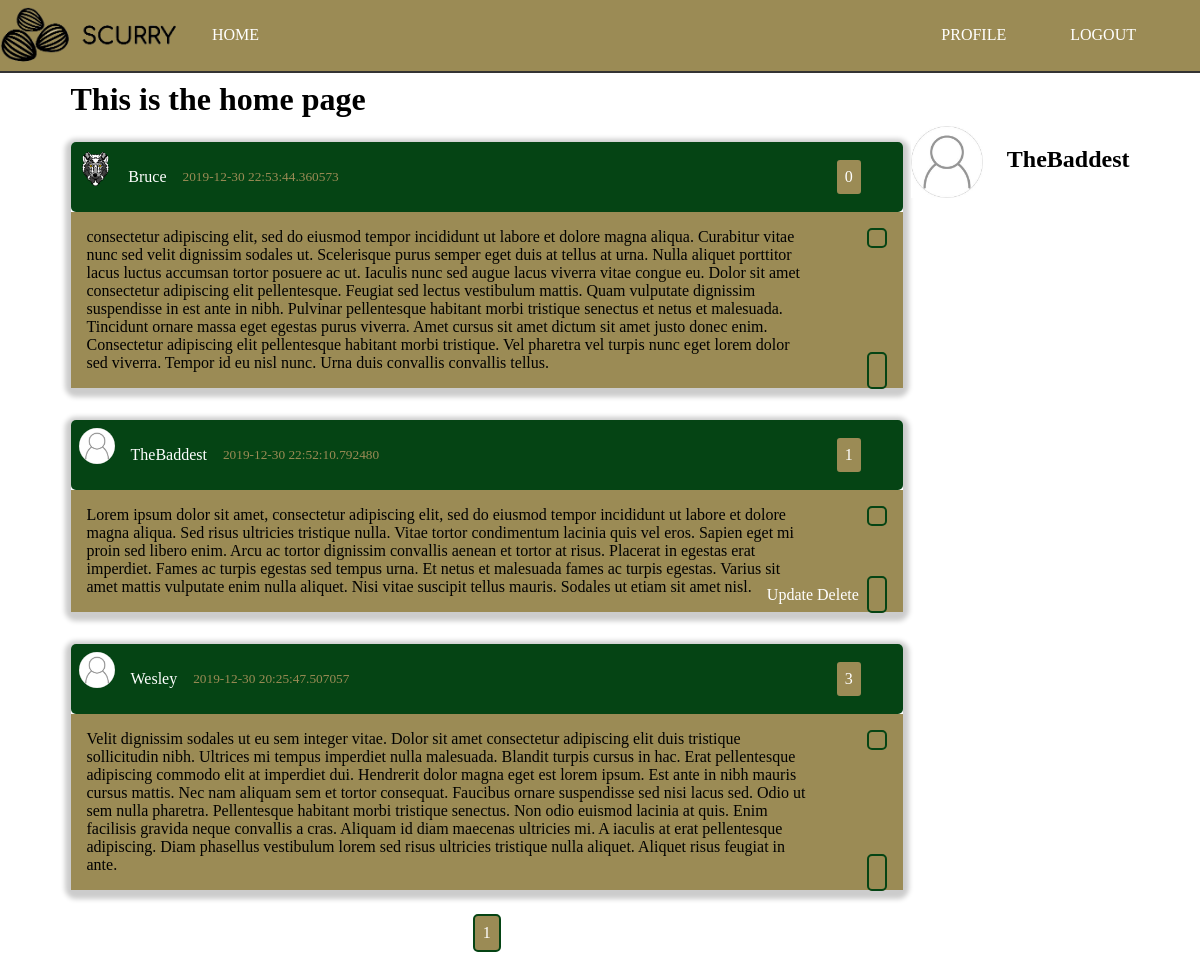
The app's page /home (signed in) with its own data.
### scurry/models.py (models this page shows, shortened)
class Post(db.Model):
    id = db.Column(db.Integer, primary_key=True)
    content = db.Column(db.Text, nullable=False)
    date_posted = db.Column(db.DateTime, nullable=False, default=datetime.utcnow)
    user_id = db.Column(db.Integer, db.ForeignKey('user.id'), nullable=False)
    likes = db.relationship('PostLike', backref='post', lazy='dynamic')

class User(db.Model, UserMixin):
    id = db.Column(db.Integer, primary_key=True)
    username = db.Column(db.String(20), unique=True, nullable=False)
    email = db.Column(db.String(120), unique=True, nullable=False)
    image_file = db.Column(db.String(20), nullable=False, default='noprofile.jpg')
    password = db.Column(db.String(60), nullable=False)
    posts = db.relationship('Post', backref='author', lazy=True)
    liked = db.relationship(
        'PostLike',
        foreign_keys='PostLike.user_id',
        backref='user', lazy='dynamic')

### scurry/main/routes.py (the view)
@main.route('/')
@main.route('/home')
def index():
    form = PostForm()
    page = request.args.get('page', 1, type=int)
    posts = Post.query.order_by(Post.date_posted.desc()).paginate(page=page, per_page=5)
    return render_template('home.html', title='Home', posts=posts, form=form)

### scurry/models.py (called while the page is built)
@login_manager.user_loader
def load_user(user_id):
    return User.query.get(int(user_id))

### scurry/templates/home.html (shortened to what this page needs)
{% extends "layout.html" %}
{% block content %}
    <div class="container" id="home">
        <h1 class="page-header">This is the home page</h1>
        <div class="posts-container">
            {%  for post in posts.items %}
                <article class="article-post shadow">
                    <div class="post-head">
                        <img src="{{ url_for('static', filename='images/' + post.author.image_file) }}" alt="user photo" class="article-img">
                        <div class="post-metadata">
                            <a class="post-author" href="{{ url_for('users.user_posts', username=post.author.username) }}">{{ post.author.username }}</a>
                            <small>{{ post.date_posted }}</small>
                            <p class="btn right">
                                {{ post.likes.count() }}
                            </p>
                        </div>
                    </div>
                    <div class="post-body">
                        <p class="post-content">{{ post.content }}</p>
                        <div class="post-buttons">
                            {% if current_user.username == post.author.username %}
                                <a href="{{ url_for('posts.update_post', post_id=post.id) }}" class="btn-link">Update</a>
                                <a href="{{ url_for('posts.delete_post', post_id=post.id) }}" class="btn-link">Delete</a>
                            {% endif %}
                            <a href="{{ url_for('posts.like_action', post_id=post.id, action='like') }}" class="btn like-btn"></a>
                        </div>
                        <ion-icon class="btn share-btn" name="share-alt"></ion-icon>
                    </div>
                </article>
            {% endfor %}
            <div class="pagination">
                {% for page_num in posts.iter_pages() %}
                    {% if page_num %}
                        <a class="btn btn-info" href="{{ url_for('main.index', page=page_num) }}">{{ page_num }}</a>
                    {% else %}
                        ...
                    {% endif %}
                {% endfor %}
            </div>
        </div>
        <div class="sidebar">
            <div class="sidebar-user-info">
                <img src="{{ url_for('static', filename='images/' + current_user.image_file) }}" alt="user photo" class="sidebar-img">
                <h2>{{ current_user.username }}</h2>
            </div>
            </div>
        </div>
{% endblock content %}

### scurry/static/style.css (style rules this page uses)
*, *::before, *::after { margin: 0; padding: 0; box-sizing: border-box; }
html { --main-color: #054414; --accent-color: #9b8b55; }
body { background-size: cover; }
a { text-decoration: none; color: #ffffff; transition: color .4s ease; }
.container { margin: auto; padding: .5rem; }
.shadow { -webkit-box-shadow: 0px 3px 5px 6px #ccc; -moz-box-shadow: 0px 3px 5px 6px #ccc; box-shadow: 0px 3px 5px 6px #ccc; }
.btn { margin: .5rem; padding: .5rem; background: var(--accent-color); border: 2px solid var(--main-color); border-radius: 5px; color: #fff; cursor: pointer; }
.pagination { display: flex; justify-content: center; align-items: center; }
.right { margin-left: auto; margin-right: 2rem; }
#home { max-width: 1075px; height: 100%; display: grid; grid-template: 'hed hed hed hed' 'main main main side' 'main main main side' 'main main main side'; grid-gap: .5rem; }
.sidebar { grid-area: side; }
.posts-container { grid-area: main; display: flex; flex-direction: column; justify-content: center; align-items: center; color: #ffffff; }
.article-post { width: 100%; margin: 1rem; border-radius: 5px; }
.post-head { padding: .5rem; width: 100%; background: var(--main-color); color: var(--accent-color); display: flex; border-radius: 5px; }
.post-author { color: #ffffff; margin-right: 1rem; }
.post-metadata { margin-left: 1rem; width: 100%; display: flex; justify-content: center; align-items: center; }
.article-img { width: 36px; height: 36px; object-fit: contain; border-radius: 50%; }
.post-body { padding: 1rem; width: 100%; background: var(--accent-color); color: black; position: relative; }
.post-content { width: 90%; }
.post-buttons { position: absolute; right: .5rem; bottom: .5rem; }
.share-btn { position: absolute; top: .5rem; right: .5rem; }
.sidebar { width: 100%; }
.sidebar-user-info { display: flex; justify-content: center; align-items: flex-start; }
.sidebar-user-info > h2 { margin: 1.3rem 0 0 1.5rem; }
.sidebar-img { height: 72px; width: 72px; object-fit: cover; }

### records on screen
Post: image_file (picture), author.username "Bruce", date_posted "2019-12-30 22:53:44.360573", likes.count "0", content "consectetur adipiscing elit, sed do eiusmod tempor incididunt ut labore et dolore magna aliqua. Curabitur vitae nunc sed velit dignissim sodales ut. Scelerisque purus semper eget duis at tellus at urna. Nulla aliquet porttitor lacus luctus accumsan tortor posuere ac ut. Iaculis nunc sed augue lacus viverra vitae congue eu. Dolor sit amet consectetur adipiscing elit pellentesque. Feugiat sed lectus vestibulum mattis. Quam vulputate dignissim suspendisse in est ante in nibh. Pulvinar pellentesque habitant morbi tristique senectus et netus et malesuada. Tincidunt ornare massa eget egestas purus viverra. Amet cursus sit amet dictum sit amet justo donec enim. Consectetur adipiscing elit…"
Post: image_file (picture), author.username "TheBaddest", date_posted "2019-12-30 22:52:10.792480", likes.count "1", content "Lorem ipsum dolor sit amet, consectetur adipiscing elit, sed do eiusmod tempor incididunt ut labore et dolore magna aliqua. Sed risus ultricies tristique nulla. Vitae tortor condimentum lacinia quis vel eros. Sapien eget mi proin sed libero enim. Arcu ac tortor dignissim convallis aenean et tortor at risus. Placerat in egestas erat imperdiet. Fames ac turpis egestas sed tempus urna. Et netus et malesuada fames ac turpis egestas. Varius sit amet mattis vulputate enim nulla aliquet. Nisi vitae suscipit tellus mauris. Sodales ut etiam sit amet nisl."
Post: image_file (picture), author.username "Wesley", date_posted "2019-12-30 20:25:47.507057", likes.count "3", content "Velit dignissim sodales ut eu sem integer vitae. Dolor sit amet consectetur adipiscing elit duis tristique sollicitudin nibh. Ultrices mi tempus imperdiet nulla malesuada. Blandit turpis cursus in hac. Erat pellentesque adipiscing commodo elit at imperdiet dui. Hendrerit dolor magna eget est lorem ipsum. Est ante in nibh mauris cursus mattis. Nec nam aliquam sem et tortor consequat. Faucibus ornare suspendisse sed nisi lacus sed. Odio ut sem nulla pharetra. Pellentesque habitant morbi tristique senectus. Non odio euismod lacinia at quis. Enim facilisis gravida neque convallis a cras. Aliquam id diam maecenas ultricies mi. A iaculis at erat pellentesque adipiscing. Diam phasellus vestibulum…"
User: image_file (picture), username "TheBaddest"

### other values on screen
{{ page_num }} "1"
